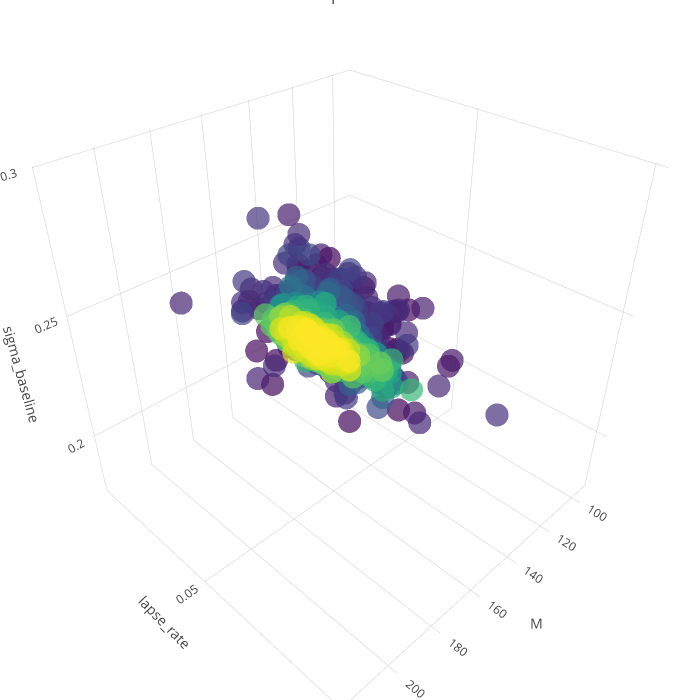

The notebook cell this image was saved under:
### Code cell
# Filter the start of steps only
df_cmaes_traj = df_best_fits[df_best_fits['step'] > 2000]
# result_to_color = np.array(df_cmaes_traj['dist_emfitscaled'])
result_to_color = np.array(df_cmaes_traj['step'])
result_to_color = np.log(result_to_color)

text = ['> %s' % (x) for x in result_to_color]

trace1 = go.Scatter3d(
        x = df_cmaes_traj['M'],
        y = df_cmaes_traj['lapse_rate'],
        z = df_cmaes_traj['sigma_baseline'],
        text = text,
        mode = 'markers',
        marker = go.Marker(
            color = result_to_color,
            size = 8,
            colorscale='Viridis',
            opacity=0.7
        )
    )
data = [trace1]
layout = go.Layout(
    title='Landscape for NLL92',
    autosize=False,
    width=700,
    height=700,
    margin=dict(
        l=0,
        r=0,
        b=0,
        t=0),
    scene=go.Scene(
        xaxis=go.XAxis(
            title='M',
        ),
        yaxis=go.YAxis(
            title='lapse_rate',
        ),
        zaxis=go.ZAxis(
            title='sigma_baseline',
        )
    )
)
fig = go.Figure(data=data, layout=layout)
py.iplot(fig)

### Figure 1 — Plotly figure (JSON) as saved in the notebook; plotly's stock layout.template omitted (floating-point values rounded to 4 significant figures; data arrays with more than 128 entries replaced by an {"elided": "..."} marker saying what was removed)
{"data": [{"marker": {"color": {"elided": "1735 float values"}, "colorscale": "Viridis", "opacity": 0.7, "size": 8}, "mode": "markers", "text": {"elided": "1735 str values"}, "type": "scatter3d", "x": {"elided": "1735 float values"}, "y": {"elided": "1735 float values"}, "z": {"elided": "1735 float values"}}], "layout": {"autosize": false, "height": 700, "margin": {"b": 0, "l": 0, "r": 0, "t": 0}, "scene": {"xaxis": {"title": "M"}, "yaxis": {"title": "lapse_rate"}, "zaxis": {"title": "sigma_baseline"}}, "title": "Landscape for NLL92", "width": 700}}
